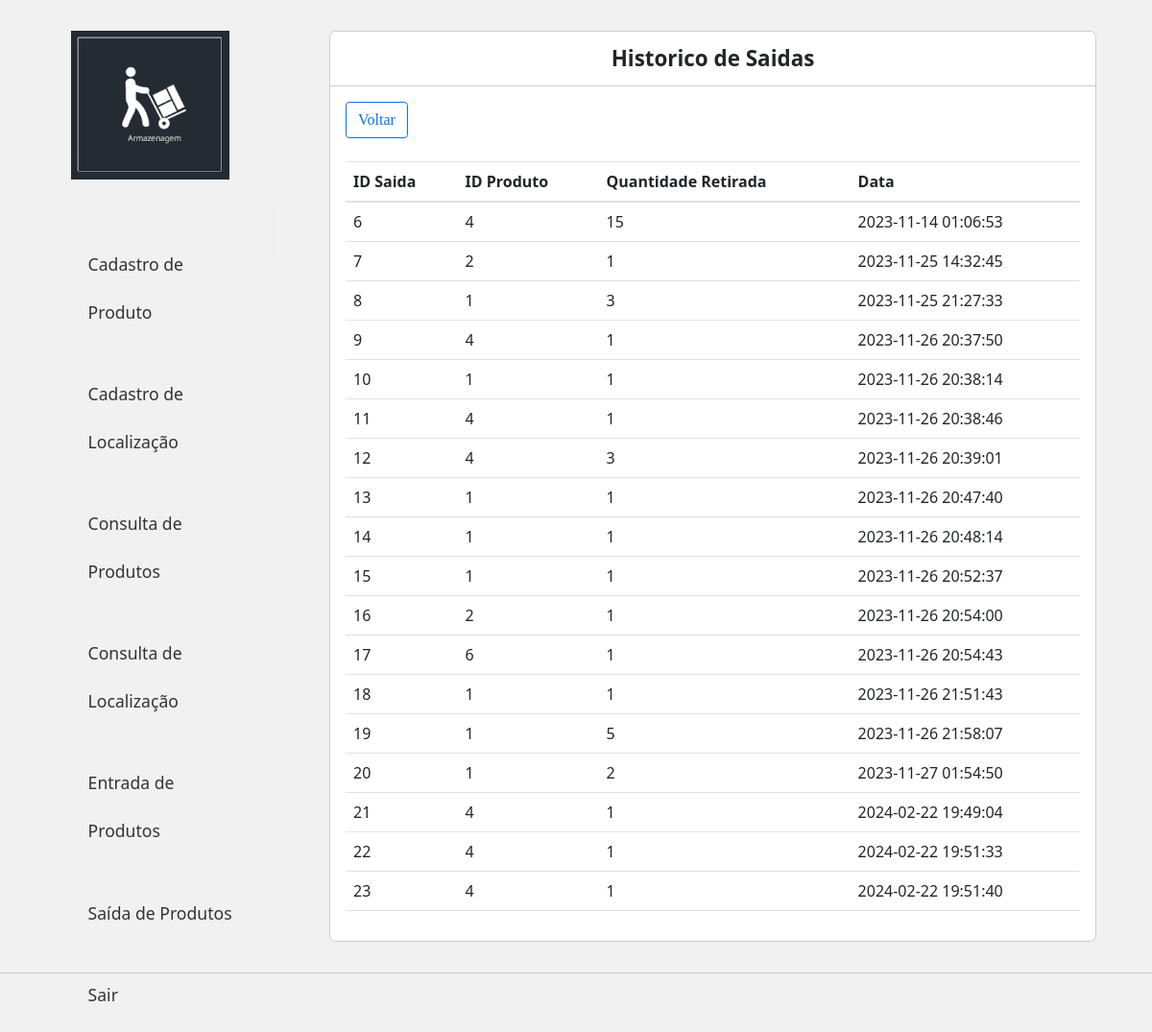
Screenshot of /Stoq/historico_saida.php with the database file from the repository.
### tables this page shows
CREATE TABLE `tbdordemsaida` (
  `id_OrdemSaida` int(11) NOT NULL,
  `id_Produto` int(11) NOT NULL,
  `qtd_Produto` int(11) NOT NULL,
  `dt_OrdemSaida` datetime NOT NULL DEFAULT current_timestamp()
);

### Stoq/historico_saida.php (the view, shortened to what this page needs)
<?php
require_once 'header.php';
require_once 'conection.php';
?>
<main class="col-sm-9">
	<div class="principal">
		<div class="titulo">
			Historico de Saidas
		</div>
		<div class="conteudo">
			<div class="item">
				<a class='btn btn-outline-primary' style=" right: 590px; top: 100px; font-family:'calibri';" href='saida.php'>Voltar</a><br><br>
				<table class="table">
				  <thead>
				    <tr>
				      <th scope="col">ID Saida</th>
				      <th scope="col">ID Produto</th>
				      <th scope="col">Quantidade Retirada</th>
				      <th scope="col">Data</th>
				    </tr>
				  </thead>
				  <tbody>
				  	<?php
				  		$stmt = $conn->prepare("SELECT * FROM tbdordemsaida");
						$stmt->execute();
						$results = $stmt->fetchAll(PDO::FETCH_ASSOC);
				  		foreach($results as $row => $value){
								echo "<tr>";
                                echo "<td>" . $value['id_OrdemSaida'] . "</td>";
								echo "<td>" . $value['id_Produto'] . "</td>";
								echo "<td>" . $value['qtd_Produto'] . "</td>";
								echo "<td>" . $value['dt_OrdemSaida'] . "</td>";
								echo "<tr>";
							}
				  	?>
				  </tbody>
				</table>
			</div>
		</div>
	</div>
</main>
<?php
include 'footer.php';
?>

### css/styles.css (style rules this page uses)
body { background: #f1f1f1; }
a { text-decoration: none; }
.principal { margin: 2em 1em; background: #fff; border: 1px solid #ccc; border-radius: .4em; }
.principal .titulo { padding: .5em 1em; font-size: 1.4em; font-weight: bold; border-bottom: 1px solid #ccc; text-align: center; }
.principal .conteudo { padding: 1em; }

### rows the page displays
tbdordemsaida: id_OrdemSaida "6", id_Produto "4", qtd_Produto "15", dt_OrdemSaida "2023-11-14 01:06:53"
tbdordemsaida: id_OrdemSaida "7", id_Produto "2", qtd_Produto "1", dt_OrdemSaida "2023-11-25 14:32:45"
tbdordemsaida: id_OrdemSaida "8", id_Produto "1", qtd_Produto "3", dt_OrdemSaida "2023-11-25 21:27:33"
tbdordemsaida: id_OrdemSaida "9", id_Produto "4", qtd_Produto "1", dt_OrdemSaida "2023-11-26 20:37:50"
tbdordemsaida: id_OrdemSaida "10", id_Produto "1", qtd_Produto "1", dt_OrdemSaida "2023-11-26 20:38:14"
tbdordemsaida: id_OrdemSaida "11", id_Produto "4", qtd_Produto "1", dt_OrdemSaida "2023-11-26 20:38:46"
tbdordemsaida: id_OrdemSaida "12", id_Produto "4", qtd_Produto "3", dt_OrdemSaida "2023-11-26 20:39:01"
tbdordemsaida: id_OrdemSaida "13", id_Produto "1", qtd_Produto "1", dt_OrdemSaida "2023-11-26 20:47:40"
tbdordemsaida: id_OrdemSaida "14", id_Produto "1", qtd_Produto "1", dt_OrdemSaida "2023-11-26 20:48:14"
tbdordemsaida: id_OrdemSaida "15", id_Produto "1", qtd_Produto "1", dt_OrdemSaida "2023-11-26 20:52:37"
tbdordemsaida: id_OrdemSaida "16", id_Produto "2", qtd_Produto "1", dt_OrdemSaida "2023-11-26 20:54:00"
tbdordemsaida: id_OrdemSaida "17", id_Produto "6", qtd_Produto "1", dt_OrdemSaida "2023-11-26 20:54:43"
tbdordemsaida: id_OrdemSaida "18", id_Produto "1", qtd_Produto "1", dt_OrdemSaida "2023-11-26 21:51:43"
tbdordemsaida: id_OrdemSaida "19", id_Produto "1", qtd_Produto "5", dt_OrdemSaida "2023-11-26 21:58:07"
tbdordemsaida: id_OrdemSaida "20", id_Produto "1", qtd_Produto "2", dt_OrdemSaida "2023-11-27 01:54:50"
tbdordemsaida: id_OrdemSaida "21", id_Produto "4", qtd_Produto "1", dt_OrdemSaida "2024-02-22 19:49:04"
tbdordemsaida: id_OrdemSaida "22", id_Produto "4", qtd_Produto "1", dt_OrdemSaida "2024-02-22 19:51:33"
tbdordemsaida: id_OrdemSaida "23", id_Produto "4", qtd_Produto "1", dt_OrdemSaida "2024-02-22 19:51:40"
